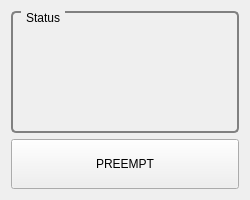
<?xml version="1.0" encoding="UTF-8"?>
<ui version="4.0">
 <class>Form</class>
 <widget class="QWidget" name="Form">
  <property name="geometry">
   <rect>
    <x>0</x>
    <y>0</y>
    <width>250</width>
    <height>200</height>
   </rect>
  </property>
  <property name="minimumSize">
   <size>
    <width>250</width>
    <height>200</height>
   </size>
  </property>
  <property name="windowTitle">
   <string>Form</string>
  </property>
  <layout class="QGridLayout" name="gridLayout">
   <item row="0" column="0">
    <widget class="QGroupBox" name="groupBox_4">
     <property name="styleSheet">
      <string notr="true">QGroupBox {
    border: 2px solid gray;
    border-radius: 5px;
    margin-top: 0.5em;
}

QGroupBox::title {
    subcontrol-origin: margin;
    left: 10px;
    padding: 0 3px 0 3px;
}
</string>
     </property>
     <property name="title">
      <string>Status</string>
     </property>
     <layout class="QGridLayout" name="gridLayout_5"/>
    </widget>
   </item>
   <item row="1" column="0">
    <widget class="QPushButton" name="preempt_button">
     <property name="minimumSize">
      <size>
       <width>0</width>
       <height>50</height>
      </size>
     </property>
     <property name="text">
      <string>PREEMPT</string>
     </property>
    </widget>
   </item>
  </layout>
 </widget>
 <resources/>
 <connections/>
</ui>
